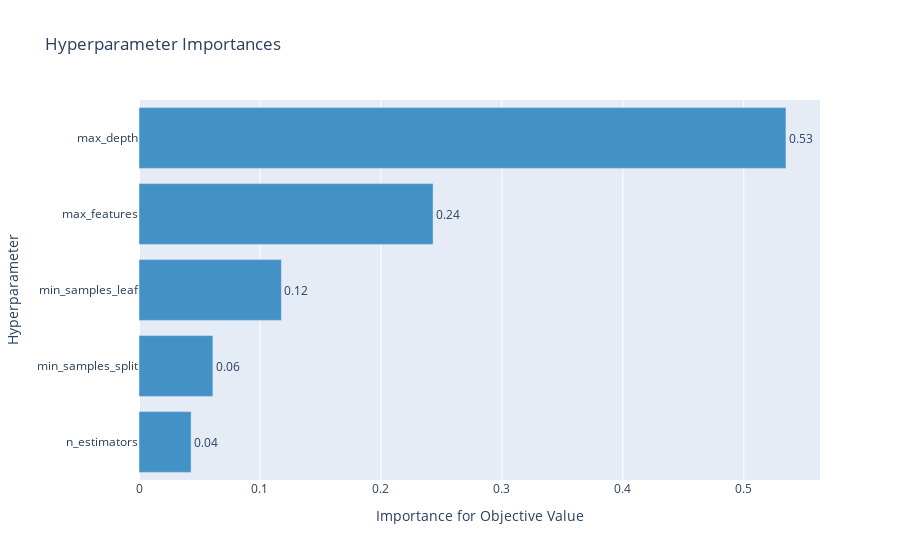
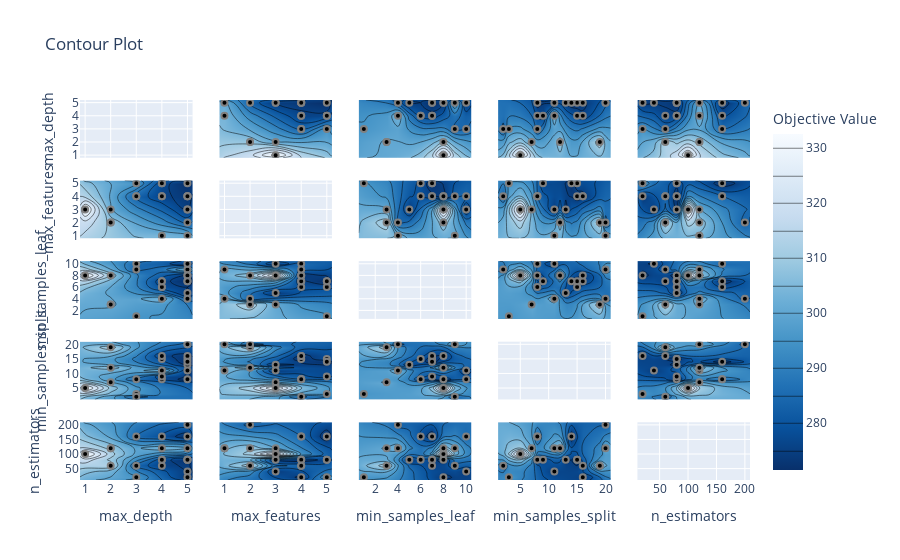

The notebook cell these images were saved under, in order:
### Code cell
def opt_hyperParameters_TFReg(X_train, y_train, X_test, y_test):

    def objective(trial):

        RF_reg_params = dict(
            n_estimators=trial.suggest_int("n_estimators", 20, 200, step = 20),
            max_depth=trial.suggest_int("max_depth", 1, 20),
            min_samples_split = trial.suggest_int("min_samples_split", 2, 20),
            min_samples_leaf = trial.suggest_int("min_samples_leaf", 1, 10),
            max_features = trial.suggest_int("max_features", 1, 5),
            random_state = 0
        )

        RF_reg = RandomForestRegressor(**RF_reg_params).fit(X_train, y_train)
        #y_pred= rfr.predict(X_dev)
        #mae = mean_absolute_error(y_dev, y_pred)
        mae = score_dataset(X_train, y_train, RF_reg)
        return mae

    study = optuna.create_study(direction="minimize")
    study.optimize(objective, n_trials=20)
    RFR_best_params = study.best_params
    

    fig = plt.figure()
    plot_param_importances(study).show()
    plot_contour(study).show()
    print (f'The best hyperparameters for RF Regressor {RFR_best_params}')

    y_train_predict = RandomForestRegressor(**RFR_best_params).fit(X_train, y_train).predict(X_train)
    y_test_predict = RandomForestRegressor(**RFR_best_params).fit(X_train, y_train).predict(X_test)
    print (f'RMS of the BEST XGBoost Regressor\n: Training data {(mean_absolute_error(y_train, y_train_predict))}\n Test data {(mean_absolute_error(y_test, y_test_predict))}')

    return RFR_best_params


RFR_best_params = opt_hyperParameters_TFReg(X_train, y_train,  X_test, y_test)

### Figure 1 — Plotly figure (JSON) as saved in the notebook; plotly's stock layout.template omitted (floating-point values rounded to 4 significant figures)
{"data": [{"cliponaxis": false, "hovertemplate": ["n_estimators (IntDistribution): 0.043073668329371845<extra></extra>", "min_samples_split (IntDistribution): 0.06111022511526212<extra></extra>", "min_samples_leaf (IntDistribution): 0.11776512287389708<extra></extra>", "max_features (IntDistribution): 0.24314689140635135<extra></extra>", "max_depth (IntDistribution): 0.5349040922751176<extra></extra>"], "marker": {"color": "rgb(66,146,198)"}, "orientation": "h", "text": ["0.04", "0.06", "0.12", "0.24", "0.53"], "textposition": "outside", "type": "bar", "x": [0.04307, 0.06111, 0.1178, 0.2431, 0.5349], "y": ["n_estimators", "min_samples_split", "min_samples_leaf", "max_features", "max_depth"]}], "layout": {"showlegend": false, "title": {"text": "Hyperparameter Importances"}, "xaxis": {"title": {"text": "Importance for Objective Value"}}, "yaxis": {"title": {"text": "Hyperparameter"}}}}

### Figure 2 — Plotly figure (JSON) as saved in the notebook; plotly's stock layout.template omitted (floating-point values rounded to 4 significant figures; data arrays with more than 128 entries replaced by an {"elided": "..."} marker saying what was removed)
{"data": [{"type": "scatter", "xaxis": "x", "yaxis": "y"}, {"colorbar": {"title": {"text": "Objective Value"}}, "colorscale": [[0, "rgb(247,251,255)"], [0.125, "rgb(222,235,247)"], [0.25, "rgb(198,219,239)"], [0.375, "rgb(158,202,225)"], [0.5, "rgb(107,174,214)"], [0.625, "rgb(66,146,198)"], [0.75, "rgb(33,113,181)"], [0.875, "rgb(8,81,156)"], [1, "rgb(8,48,107)"]], "connectgaps": true, "contours": {"coloring": "heatmap"}, "hoverinfo": "none", "line": {"smoothing": 1.3}, "reversescale": true, "showscale": true, "type": "contour", "x": [0.8, 1, 2, 3, 4, 5, 5.2], "xaxis": "x6", "y": [0.8, 1, 2, 3, 4, 5, 5.2], "yaxis": "y6", "z": [[null, null, null, null, null, null, null], [null, null, null, null, 304.0, 301.4, null], [null, null, 308.5, null, null, 283.3, null], [null, 332.6, 300.5, null, null, 274.4, null], [null, null, null, 283.5, 276.0, 273.4, null], [null, null, null, 295.6, 276.7, 271.5, null], [null, null, null, null, null, null, null]]}, {"marker": {"color": "black", "line": {"color": "Grey", "width": 2}}, "mode": "markers", "showlegend": false, "type": "scatter", "x": [5, 2, 2, 4, 5, 5, 5, 1, 2, 5, 3, 4, 4, 5, 4, 3, 5, 4, 3, 5], "xaxis": "x6", "y": [1, 2, 3, 1, 3, 4, 3, 3, 2, 2, 5, 5, 4, 4, 4, 4, 4, 5, 4, 5], "yaxis": "y6"}, {"colorbar": {"title": {"text": "Objective Value"}}, "colorscale": [[0, "rgb(247,251,255)"], [0.125, "rgb(222,235,247)"], [0.25, "rgb(198,219,239)"], [0.375, "rgb(158,202,225)"], [0.5, "rgb(107,174,214)"], [0.625, "rgb(66,146,198)"], [0.75, "rgb(33,113,181)"], [0.875, "rgb(8,81,156)"], [1, "rgb(8,48,107)"]], "connectgaps": true, "contours": {"coloring": "heatmap"}, "hoverinfo": "none", "line": {"smoothing": 1.3}, "reversescale": true, "showscale": false, "type": "contour", "x": [0.8, 1, 2, 3, 4, 5, 5.2], "xaxis": "x11", "y": [0.55, 1, 3, 4, 5, 6, 7, 8, 9, 10, 10.45], "yaxis": "y11", "z": [[null, null, null, null, null, null, null], [null, null, null, 295.6, null, null, null], [null, null, 300.5, null, null, null, null], [null, null, null, null, 304.0, 283.3, null], [null, null, null, null, null, 273.8, null], [null, null, null, null, 278.9, null, null], [null, null, null, null, 276.7, 271.5, null], [null, 332.6, 308.5, null, null, 273.4, null], [null, null, null, 283.5, null, 301.4, null], [null, null, null, 285.1, null, 274.4, null], [null, null, null, null, null, null, null]]}, {"marker": {"color": "black", "line": {"color": "Grey", "width": 2}}, "mode": "markers", "showlegend": false, "type": "scatter", "x": [5, 2, 2, 4, 5, 5, 5, 1, 2, 5, 3, 4, 4, 5, 4, 3, 5, 4, 3, 5], "xaxis": "x11", "y": [9, 3, 3, 4, 5, 8, 10, 8, 8, 4, 1, 6, 6, 7, 7, 10, 8, 7, 9, 7], "yaxis": "y11"}, {"colorbar": {"title": {"text": "Objective Value"}}, "colorscale": [[0, "rgb(247,251,255)"], [0.125, "rgb(222,235,247)"], [0.25, "rgb(198,219,239)"], [0.375, "rgb(158,202,225)"], [0.5, "rgb(107,174,214)"], [0.625, "rgb(66,146,198)"], [0.75, "rgb(33,113,181)"], [0.875, "rgb(8,81,156)"], [1, "rgb(8,48,107)"]], "connectgaps": true, "contours": {"coloring": "heatmap"}, "hoverinfo": "none", "line": {"smoothing": 1.3}, "reversescale": true, "showscale": false, "type": "contour", "x": [0.8, 1, 2, 3, 4, 5, 5.2], "xaxis": "x16", "y": [1.1, 2, 3, 5, 7, 8, 9, 11, 12, 13, 14, 15, 16, 19, 20, 20.9], "yaxis": "y16", "z": [[null, null, null, null, null, null, null], [null, null, null, 283.5, null, null, null], [null, null, null, 295.6, null, null, null], [null, 332.6, null, null, null, null, null], [null, null, 300.5, null, null, null, null], [null, null, null, 285.1, 278.9, 272.6, null], [null, null, null, null, 276.7, null, null], [null, null, null, null, 304.0, 274.4, null], [null, null, 308.5, null, null, null, null], [null, null, null, null, null, 273.8, null], [null, null, null, null, null, 271.5, null], [null, null, null, null, 278.8, 271.8, null], [null, null, null, null, 276.0, 273.4, null], [null, null, 313.3, null, null, null, null], [null, null, null, null, null, 283.3, null], [null, null, null, null, null, null, null]]}, {"marker": {"color": "black", "line": {"color": "Grey", "width": 2}}, "mode": "markers", "showlegend": false, "type": "scatter", "x": [5, 2, 2, 4, 5, 5, 5, 1, 2, 5, 3, 4, 4, 5, 4, 3, 5, 4, 3, 5], "xaxis": "x16", "y": [20, 19, 7, 11, 13, 8, 11, 5, 12, 20, 3, 15, 8, 15, 16, 8, 16, 9, 2, 14], "yaxis": "y16"}, {"colorbar": {"title": {"text": "Objective Value"}}, "colorscale": [[0, "rgb(247,251,255)"], [0.125, "rgb(222,235,247)"], [0.25, "rgb(198,219,239)"], [0.375, "rgb(158,202,225)"], [0.5, "rgb(107,174,214)"], [0.625, "rgb(66,146,198)"], [0.75, "rgb(33,113,181)"], [0.875, "rgb(8,81,156)"], [1, "rgb(8,48,107)"]], "connectgaps": true, "contours": {"coloring": "heatmap"}, "hoverinfo": "none", "line": {"smoothing": 1.3}, "reversescale": true, "showscale": false, "type": "contour", "x": [0.8, 1, 2, 3, 4, 5, 5.2], "xaxis": "x21", "y": [11, 20, 40, 60, 80, 100, 120, 160, 200, 209], "yaxis": "y21", "z": [[null, null, null, null, null, null, null], [null, null, null, 295.6, null, 273.4, null], [null, null, null, null, null, 274.4, null], [null, null, 313.3, 283.5, 276.0, null, null], [null, null, null, null, 276.7, 271.8, null], [null, 332.6, null, null, null, null, null], [null, null, 308.5, null, 304.0, 301.4, null], [null, null, null, 285.1, 278.9, 271.5, null], [null, null, null, null, null, 283.3, null], [null, null, null, null, null, null, null]]}, {"marker": {"color": "black", "line": {"color": "Grey", "width": 2}}, "mode": "markers", "showlegend": false, "type": "scatter", "x": [5, 2, 2, 4, 5, 5, 5, 1, 2, 5, 3, 4, 4, 5, 4, 3, 5, 4, 3, 5], "xaxis": "x21", "y": [120, 60, 120, 120, 80, 80, 40, 100, 120, 200, 20, 80, 160, 80, 60, 160, 20, 80, 60, 160], "yaxis": "y21"}, {"colorbar": {"title": {"text": "Objective Value"}}, "colorscale": [[0, "rgb(247,251,255)"], [0.125, "rgb(222,235,247)"], [0.25, "rgb(198,219,239)"], [0.375, "rgb(158,202,225)"], [0.5, "rgb(107,174,214)"], [0.625, "rgb(66,146,198)"], [0.75, "rgb(33,113,181)"], [0.875, "rgb(8,81,156)"], [1, "rgb(8,48,107)"]], "connectgaps": true, "contours": {"coloring": "heatmap"}, "hoverinfo": "none", "line": {"smoothing": 1.3}, "reversescale": true, "showscale": false, "type": "contour", "x": [0.8, 1, 2, 3, 4, 5, 5.2], "xaxis": "x2", "y": [0.8, 1, 2, 3, 4, 5, 5.2], "yaxis": "y2", "z": [[null, null, null, null, null, null, null], [null, null, null, 332.6, null, null, null], [null, null, 308.5, 300.5, null, null, null], [null, null, null, null, 283.5, 295.6, null], [null, 304.0, null, null, 276.0, 276.7, null], [null, 301.4, 283.3, 274.4, 273.4, 271.5, null], [null, null, null, null, null, null, null]]}, {"marker": {"color": "black", "line": {"color": "Grey", "width": 2}}, "mode": "markers", "showlegend": false, "type": "scatter", "x": [1, 2, 3, 1, 3, 4, 3, 3, 2, 2, 5, 5, 4, 4, 4, 4, 4, 5, 4, 5], "xaxis": "x2", "y": [5, 2, 2, 4, 5, 5, 5, 1, 2, 5, 3, 4, 4, 5, 4, 3, 5, 4, 3, 5], "yaxis": "y2"}, {"type": "scatter", "xaxis": "x7", "yaxis": "y7"}, {"colorbar": {"title": {"text": "Objective Value"}}, "colorscale": [[0, "rgb(247,251,255)"], [0.125, "rgb(222,235,247)"], [0.25, "rgb(198,219,239)"], [0.375, "rgb(158,202,225)"], [0.5, "rgb(107,174,214)"], [0.625, "rgb(66,146,198)"], [0.75, "rgb(33,113,181)"], [0.875, "rgb(8,81,156)"], [1, "rgb(8,48,107)"]], "connectgaps": true, "contours": {"coloring": "heatmap"}, "hoverinfo": "none", "line": {"smoothing": 1.3}, "reversescale": true, "showscale": false, "type": "contour", "x": [0.8, 1, 2, 3, 4, 5, 5.2], "xaxis": "x12", "y": [0.55, 1, 3, 4, 5, 6, 7, 8, 9, 10, 10.45], "yaxis": "y12", "z": [[null, null, null, null, null, null, null], [null, null, null, null, null, 295.6, null], [null, null, 313.3, 300.5, null, null, null], [null, 304.0, 283.3, null, null, null, null], [null, null, null, 273.8, null, null, null], [null, null, null, null, 278.9, 278.8, null], [null, null, null, null, 276.0, 271.5, null], [null, null, 308.5, 332.6, 273.4, null, null], [null, 301.4, null, null, 283.5, null, null], [null, null, null, 274.4, 285.1, null, null], [null, null, null, null, null, null, null]]}, {"marker": {"color": "black", "line": {"color": "Grey", "width": 2}}, "mode": "markers", "showlegend": false, "type": "scatter", "x": [1, 2, 3, 1, 3, 4, 3, 3, 2, 2, 5, 5, 4, 4, 4, 4, 4, 5, 4, 5], "xaxis": "x12", "y": [9, 3, 3, 4, 5, 8, 10, 8, 8, 4, 1, 6, 6, 7, 7, 10, 8, 7, 9, 7], "yaxis": "y12"}, {"colorbar": {"title": {"text": "Objective Value"}}, "colorscale": [[0, "rgb(247,251,255)"], [0.125, "rgb(222,235,247)"], [0.25, "rgb(198,219,239)"], [0.375, "rgb(158,202,225)"], [0.5, "rgb(107,174,214)"], [0.625, "rgb(66,146,198)"], [0.75, "rgb(33,113,181)"], [0.875, "rgb(8,81,156)"], [1, "rgb(8,48,107)"]], "connectgaps": true, "contours": {"coloring": "heatmap"}, "hoverinfo": "none", "line": {"smoothing": 1.3}, "reversescale": true, "showscale": false, "type": "contour", "x": [0.8, 1, 2, 3, 4, 5, 5.2], "xaxis": "x17", "y": [1.1, 2, 3, 5, 7, 8, 9, 11, 12, 13, 14, 15, 16, 19, 20, 20.9], "yaxis": "y17", "z": [[null, null, null, null, null, null, null], [null, null, null, null, 283.5, null, null], [null, null, null, null, null, 295.6, null], [null, null, null, 332.6, null, null, null], [null, null, null, 300.5, null, null, null], [null, null, null, null, 285.1, null, null], [null, null, null, null, null, 276.7, null], [null, 304.0, null, 274.4, null, null, null], [null, null, 308.5, null, null, null, null], [null, null, null, 273.8, null, null, null], [null, null, null, null, null, 271.5, null], [null, null, null, null, 271.8, 278.8, null], [null, null, null, null, 273.4, null, null], [null, null, 313.3, null, null, null, null], [null, 301.4, 283.3, null, null, null, null], [null, null, null, null, null, null, null]]}, {"marker": {"color": "black", "line": {"color": "Grey", "width": 2}}, "mode": "markers", "showlegend": false, "type": "scatter", "x": [1, 2, 3, 1, 3, 4, 3, 3, 2, 2, 5, 5, 4, 4, 4, 4, 4, 5, 4, 5], "xaxis": "x17", "y": [20, 19, 7, 11, 13, 8, 11, 5, 12, 20, 3, 15, 8, 15, 16, 8, 16, 9, 2, 14], "yaxis": "y17"}, {"colorbar": {"title": {"text": "Objective Value"}}, "colorscale": [[0, "rgb(247,251,255)"], [0.125, "rgb(222,235,247)"], [0.25, "rgb(198,219,239)"], [0.375, "rgb(158,202,225)"], [0.5, "rgb(107,174,214)"], [0.625, "rgb(66,146,198)"], [0.75, "rgb(33,113,181)"], [0.875, "rgb(8,81,156)"], [1, "rgb(8,48,107)"]], "connectgaps": true, "contours": {"coloring": "heatmap"}, "hoverinfo": "none", "line": {"smoothing": 1.3}, "reversescale": true, "showscale": false, "type": "contour", "x": [0.8, 1, 2, 3, 4, 5, 5.2], "xaxis": "x22", "y": [11, 20, 40, 60, 80, 100, 120, 160, 200, 209], "yaxis": "y22", "z": [[null, null, null, null, null, null, null], [null, null, null, null, 273.4, 295.6, null], [null, null, null, 274.4, null, null, null], [null, null, 313.3, null, 283.5, null, null], [null, null, null, 273.8, 271.8, 276.7, null], [null, null, null, 332.6, null, null, null], [null, 304.0, 308.5, 300.5, null, null, null], [null, null, null, null, 285.1, 271.5, null], [null, null, 283.3, null, null, null, null], [null, null, null, null, null, null, null]]}, {"marker": {"color": "black", "line": {"color": "Grey", "width": 2}}, "mode": "markers", "showlegend": false, "type": "scatter", "x": [1, 2, 3, 1, 3, 4, 3, 3, 2, 2, 5, 5, 4, 4, 4, 4, 4, 5, 4, 5], "xaxis": "x22", "y": [120, 60, 120, 120, 80, 80, 40, 100, 120, 200, 20, 80, 160, 80, 60, 160, 20, 80, 60, 160], "yaxis": "y22"}, {"colorbar": {"title": {"text": "Objective Value"}}, "colorscale": [[0, "rgb(247,251,255)"], [0.125, "rgb(222,235,247)"], [0.25, "rgb(198,219,239)"], [0.375, "rgb(158,202,225)"], [0.5, "rgb(107,174,214)"], [0.625, "rgb(66,146,198)"], [0.75, "rgb(33,113,181)"], [0.875, "rgb(8,81,156)"], [1, "rgb(8,48,107)"]], "connectgaps": true, "contours": {"coloring": "heatmap"}, "hoverinfo": "none", "line": {"smoothing": 1.3}, "reversescale": true, "showscale": false, "type": "contour", "x": [0.55, 1, 3, 4, 5, 6, 7, 8, 9, 10, 10.45], "xaxis": "x3", "y": [0.8, 1, 2, 3, 4, 5, 5.2], "yaxis": "y3", "z": [[null, null, null, null, null, null, null, null, null, null, null], [null, null, null, null, null, null, null, 332.6, null, null, null], [null, null, 300.5, null, null, null, null, 308.5, null, null, null], [null, 295.6, null, null, null, null, null, null, 283.5, 285.1, null], [null, null, null, 304.0, null, 278.9, 276.7, null, null, null, null], [null, null, null, 283.3, 273.8, null, 271.5, 273.4, 301.4, 274.4, null], [null, null, null, null, null, null, null, null, null, null, null]]}, {"marker": {"color": "black", "line": {"color": "Grey", "width": 2}}, "mode": "markers", "showlegend": false, "type": "scatter", "x": [9, 3, 3, 4, 5, 8, 10, 8, 8, 4, 1, 6, 6, 7, 7, 10, 8, 7, 9, 7], "xaxis": "x3", "y": [5, 2, 2, 4, 5, 5, 5, 1, 2, 5, 3, 4, 4, 5, 4, 3, 5, 4, 3, 5], "yaxis": "y3"}, {"colorbar": {"title": {"text": "Objective Value"}}, "colorscale": [[0, "rgb(247,251,255)"], [0.125, "rgb(222,235,247)"], [0.25, "rgb(198,219,239)"], [0.375, "rgb(158,202,225)"], [0.5, "rgb(107,174,214)"], [0.625, "rgb(66,146,198)"], [0.75, "rgb(33,113,181)"], [0.875, "rgb(8,81,156)"], [1, "rgb(8,48,107)"]], "connectgaps": true, "contours": {"coloring": "heatmap"}, "hoverinfo": "none", "line": {"smoothing": 1.3}, "reversescale": true, "showscale": false, "type": "contour", "x": [0.55, 1, 3, 4, 5, 6, 7, 8, 9, 10, 10.45], "xaxis": "x8", "y": [0.8, 1, 2, 3, 4, 5, 5.2], "yaxis": "y8", "z": [[null, null, null, null, null, null, null, null, null, null, null], [null, null, null, 304.0, null, null, null, null, 301.4, null, null], [null, null, 313.3, 283.3, null, null, null, 308.5, null, null, null], [null, null, 300.5, null, 273.8, null, null, 332.6, null, 274.4, null], [null, null, null, null, null, 278.9, 276.0, 273.4, 283.5, 285.1, null], [null, 295.6, null, null, null, 278.8, 271.5, null, null, null, null], [null, null, null, null, null, null, null, null, null, null, null]]}, {"marker": {"color": "black", "line": {"color": "Grey", "width": 2}}, "mode": "markers", "showlegend": false, "type": "scatter", "x": [9, 3, 3, 4, 5, 8, 10, 8, 8, 4, 1, 6, 6, 7, 7, 10, 8, 7, 9, 7], "xaxis": "x8", "y": [1, 2, 3, 1, 3, 4, 3, 3, 2, 2, 5, 5, 4, 4, 4, 4, 4, 5, 4, 5], "yaxis": "y8"}, {"type": "scatter", "xaxis": "x13", "yaxis": "y13"}, {"colorbar": {"title": {"text": "Objective Value"}}, "colorscale": [[0, "rgb(247,251,255)"], [0.125, "rgb(222,235,247)"], [0.25, "rgb(198,219,239)"], [0.375, "rgb(158,202,225)"], [0.5, "rgb(107,174,214)"], [0.625, "rgb(66,146,198)"], [0.75, "rgb(33,113,181)"], [0.875, "rgb(8,81,156)"], [1, "rgb(8,48,107)"]], "connectgaps": true, "contours": {"coloring": "heatmap"}, "hoverinfo": "none", "line": {"smoothing": 1.3}, "reversescale": true, "showscale": false, "type": "contour", "x": [0.55, 1, 3, 4, 5, 6, 7, 8, 9, 10, 10.45], "xaxis": "x18", "y": [1.1, 2, 3, 5, 7, 8, 9, 11, 12, 13, 14, 15, 16, 19, 20, 20.9], "yaxis": "y18", "z": {"elided": "16x11 float values"}}, {"marker": {"color": "black", "line": {"color": "Grey", "width": 2}}, "mode": "markers", "showlegend": false, "type": "scatter", "x": [9, 3, 3, 4, 5, 8, 10, 8, 8, 4, 1, 6, 6, 7, 7, 10, 8, 7, 9, 7], "xaxis": "x18", "y": [20, 19, 7, 11, 13, 8, 11, 5, 12, 20, 3, 15, 8, 15, 16, 8, 16, 9, 2, 14], "yaxis": "y18"}, {"colorbar": {"title": {"text": "Objective Value"}}, "colorscale": [[0, "rgb(247,251,255)"], [0.125, "rgb(222,235,247)"], [0.25, "rgb(198,219,239)"], [0.375, "rgb(158,202,225)"], [0.5, "rgb(107,174,214)"], [0.625, "rgb(66,146,198)"], [0.75, "rgb(33,113,181)"], [0.875, "rgb(8,81,156)"], [1, "rgb(8,48,107)"]], "connectgaps": true, "contours": {"coloring": "heatmap"}, "hoverinfo": "none", "line": {"smoothing": 1.3}, "reversescale": true, "showscale": false, "type": "contour", "x": [0.55, 1, 3, 4, 5, 6, 7, 8, 9, 10, 10.45], "xaxis": "x23", "y": [11, 20, 40, 60, 80, 100, 120, 160, 200, 209], "yaxis": "y23", "z": [[null, null, null, null, null, null, null, null, null, null, null], [null, 295.6, null, null, null, null, null, 273.4, null, null, null], [null, null, null, null, null, null, null, null, null, 274.4, null], [null, null, 313.3, null, null, null, 276.0, null, 283.5, null, null], [null, null, null, null, 273.8, 278.8, 276.7, 272.6, null, null, null], [null, null, null, null, null, null, null, 332.6, null, null, null], [null, null, 300.5, 304.0, null, null, null, 308.5, 301.4, null, null], [null, null, null, null, null, 278.9, 271.5, null, null, 285.1, null], [null, null, null, 283.3, null, null, null, null, null, null, null], [null, null, null, null, null, null, null, null, null, null, null]]}, {"marker": {"color": "black", "line": {"color": "Grey", "width": 2}}, "mode": "markers", "showlegend": false, "type": "scatter", "x": [9, 3, 3, 4, 5, 8, 10, 8, 8, 4, 1, 6, 6, 7, 7, 10, 8, 7, 9, 7], "xaxis": "x23", "y": [120, 60, 120, 120, 80, 80, 40, 100, 120, 200, 20, 80, 160, 80, 60, 160, 20, 80, 60, 160], "yaxis": "y23"}, {"colorbar": {"title": {"text": "Objective Value"}}, "colorscale": [[0, "rgb(247,251,255)"], [0.125, "rgb(222,235,247)"], [0.25, "rgb(198,219,239)"], [0.375, "rgb(158,202,225)"], [0.5, "rgb(107,174,214)"], [0.625, "rgb(66,146,198)"], [0.75, "rgb(33,113,181)"], [0.875, "rgb(8,81,156)"], [1, "rgb(8,48,107)"]], "connectgaps": true, "contours": {"coloring": "heatmap"}, "hoverinfo": "none", "line": {"smoothing": 1.3}, "reversescale": true, "showscale": false, "type": "contour", "x": [1.1, 2, 3, 5, 7, 8, 9, 11, 12, 13, 14, 15, 16, 19, 20, 20.9], "xaxis": "x4", "y": [0.8, 1, 2, 3, 4, 5, 5.2], "yaxis": "y4", "z": [[null, null, null, null, null, null, null, null, null, null, null, null, null, null, null, null], [null, null, null, 332.6, null, null, null, null, null, null, null, null, null, null, null, null], [null, null, null, null, 300.5, null, null, null, 308.5, null, null, null, null, 313.3, null, null], [null, 283.5, 295.6, null, null, 285.1, null, null, null, null, null, null, null, null, null, null], [null, null, null, null, null, 278.9, 276.7, 304.0, null, null, null, 278.8, 276.0, null, null, null], [null, null, null, null, null, 272.6, null, 274.4, null, 273.8, 271.5, 271.8, 273.4, null, 283.3, null], [null, null, null, null, null, null, null, null, null, null, null, null, null, null, null, null]]}, {"marker": {"color": "black", "line": {"color": "Grey", "width": 2}}, "mode": "markers", "showlegend": false, "type": "scatter", "x": [20, 19, 7, 11, 13, 8, 11, 5, 12, 20, 3, 15, 8, 15, 16, 8, 16, 9, 2, 14], "xaxis": "x4", "y": [5, 2, 2, 4, 5, 5, 5, 1, 2, 5, 3, 4, 4, 5, 4, 3, 5, 4, 3, 5], "yaxis": "y4"}, {"colorbar": {"title": {"text": "Objective Value"}}, "colorscale": [[0, "rgb(247,251,255)"], [0.125, "rgb(222,235,247)"], [0.25, "rgb(198,219,239)"], [0.375, "rgb(158,202,225)"], [0.5, "rgb(107,174,214)"], [0.625, "rgb(66,146,198)"], [0.75, "rgb(33,113,181)"], [0.875, "rgb(8,81,156)"], [1, "rgb(8,48,107)"]], "connectgaps": true, "contours": {"coloring": "heatmap"}, "hoverinfo": "none", "line": {"smoothing": 1.3}, "reversescale": true, "showscale": false, "type": "contour", "x": [1.1, 2, 3, 5, 7, 8, 9, 11, 12, 13, 14, 15, 16, 19, 20, 20.9], "xaxis": "x9", "y": [0.8, 1, 2, 3, 4, 5, 5.2], "yaxis": "y9", "z": [[null, null, null, null, null, null, null, null, null, null, null, null, null, null, null, null], [null, null, null, null, null, null, null, 304.0, null, null, null, null, null, null, 301.4, null], [null, null, null, null, null, null, null, null, 308.5, null, null, null, null, 313.3, 283.3, null], [null, null, null, 332.6, 300.5, null, null, 274.4, null, 273.8, null, null, null, null, null, null], [null, 283.5, null, null, null, 285.1, null, null, null, null, null, 271.8, 273.4, null, null, null], [null, null, 295.6, null, null, null, 276.7, null, null, null, 271.5, 278.8, null, null, null, null], [null, null, null, null, null, null, null, null, null, null, null, null, null, null, null, null]]}, {"marker": {"color": "black", "line": {"color": "Grey", "width": 2}}, "mode": "markers", "showlegend": false, "type": "scatter", "x": [20, 19, 7, 11, 13, 8, 11, 5, 12, 20, 3, 15, 8, 15, 16, 8, 16, 9, 2, 14], "xaxis": "x9", "y": [1, 2, 3, 1, 3, 4, 3, 3, 2, 2, 5, 5, 4, 4, 4, 4, 4, 5, 4, 5], "yaxis": "y9"}, {"colorbar": {"title": {"text": "Objective Value"}}, "colorscale": [[0, "rgb(247,251,255)"], [0.125, "rgb(222,235,247)"], [0.25, "rgb(198,219,239)"], [0.375, "rgb(158,202,225)"], [0.5, "rgb(107,174,214)"], [0.625, "rgb(66,146,198)"], [0.75, "rgb(33,113,181)"], [0.875, "rgb(8,81,156)"], [1, "rgb(8,48,107)"]], "connectgaps": true, "contours": {"coloring": "heatmap"}, "hoverinfo": "none", "line": {"smoothing": 1.3}, "reversescale": true, "showscale": false, "type": "contour", "x": [1.1, 2, 3, 5, 7, 8, 9, 11, 12, 13, 14, 15, 16, 19, 20, 20.9], "xaxis": "x14", "y": [0.55, 1, 3, 4, 5, 6, 7, 8, 9, 10, 10.45], "yaxis": "y14", "z": {"elided": "11x16 float values"}}, {"marker": {"color": "black", "line": {"color": "Grey", "width": 2}}, "mode": "markers", "showlegend": false, "type": "scatter", "x": [20, 19, 7, 11, 13, 8, 11, 5, 12, 20, 3, 15, 8, 15, 16, 8, 16, 9, 2, 14], "xaxis": "x14", "y": [9, 3, 3, 4, 5, 8, 10, 8, 8, 4, 1, 6, 6, 7, 7, 10, 8, 7, 9, 7], "yaxis": "y14"}, {"type": "scatter", "xaxis": "x19", "yaxis": "y19"}, {"colorbar": {"title": {"text": "Objective Value"}}, "colorscale": [[0, "rgb(247,251,255)"], [0.125, "rgb(222,235,247)"], [0.25, "rgb(198,219,239)"], [0.375, "rgb(158,202,225)"], [0.5, "rgb(107,174,214)"], [0.625, "rgb(66,146,198)"], [0.75, "rgb(33,113,181)"], [0.875, "rgb(8,81,156)"], [1, "rgb(8,48,107)"]], "connectgaps": true, "contours": {"coloring": "heatmap"}, "hoverinfo": "none", "line": {"smoothing": 1.3}, "reversescale": true, "showscale": false, "type": "contour", "x": [1.1, 2, 3, 5, 7, 8, 9, 11, 12, 13, 14, 15, 16, 19, 20, 20.9], "xaxis": "x24", "y": [11, 20, 40, 60, 80, 100, 120, 160, 200, 209], "yaxis": "y24", "z": {"elided": "10x16 float values"}}, {"marker": {"color": "black", "line": {"color": "Grey", "width": 2}}, "mode": "markers", "showlegend": false, "type": "scatter", "x": [20, 19, 7, 11, 13, 8, 11, 5, 12, 20, 3, 15, 8, 15, 16, 8, 16, 9, 2, 14], "xaxis": "x24", "y": [120, 60, 120, 120, 80, 80, 40, 100, 120, 200, 20, 80, 160, 80, 60, 160, 20, 80, 60, 160], "yaxis": "y24"}, {"colorbar": {"title": {"text": "Objective Value"}}, "colorscale": [[0, "rgb(247,251,255)"], [0.125, "rgb(222,235,247)"], [0.25, "rgb(198,219,239)"], [0.375, "rgb(158,202,225)"], [0.5, "rgb(107,174,214)"], [0.625, "rgb(66,146,198)"], [0.75, "rgb(33,113,181)"], [0.875, "rgb(8,81,156)"], [1, "rgb(8,48,107)"]], "connectgaps": true, "contours": {"coloring": "heatmap"}, "hoverinfo": "none", "line": {"smoothing": 1.3}, "reversescale": true, "showscale": false, "type": "contour", "x": [11, 20, 40, 60, 80, 100, 120, 160, 200, 209], "xaxis": "x5", "y": [0.8, 1, 2, 3, 4, 5, 5.2], "yaxis": "y5", "z": [[null, null, null, null, null, null, null, null, null, null], [null, null, null, null, null, 332.6, null, null, null, null], [null, null, null, 313.3, null, null, 308.5, null, null, null], [null, 295.6, null, 283.5, null, null, null, 285.1, null, null], [null, null, null, 276.0, 276.7, null, 304.0, 278.9, null, null], [null, 273.4, 274.4, null, 271.8, null, 301.4, 271.5, 283.3, null], [null, null, null, null, null, null, null, null, null, null]]}, {"marker": {"color": "black", "line": {"color": "Grey", "width": 2}}, "mode": "markers", "showlegend": false, "type": "scatter", "x": [120, 60, 120, 120, 80, 80, 40, 100, 120, 200, 20, 80, 160, 80, 60, 160, 20, 80, 60, 160], "xaxis": "x5", "y": [5, 2, 2, 4, 5, 5, 5, 1, 2, 5, 3, 4, 4, 5, 4, 3, 5, 4, 3, 5], "yaxis": "y5"}, {"colorbar": {"title": {"text": "Objective Value"}}, "colorscale": [[0, "rgb(247,251,255)"], [0.125, "rgb(222,235,247)"], [0.25, "rgb(198,219,239)"], [0.375, "rgb(158,202,225)"], [0.5, "rgb(107,174,214)"], [0.625, "rgb(66,146,198)"], [0.75, "rgb(33,113,181)"], [0.875, "rgb(8,81,156)"], [1, "rgb(8,48,107)"]], "connectgaps": true, "contours": {"coloring": "heatmap"}, "hoverinfo": "none", "line": {"smoothing": 1.3}, "reversescale": true, "showscale": false, "type": "contour", "x": [11, 20, 40, 60, 80, 100, 120, 160, 200, 209], "xaxis": "x10", "y": [0.8, 1, 2, 3, 4, 5, 5.2], "yaxis": "y10", "z": [[null, null, null, null, null, null, null, null, null, null], [null, null, null, null, null, null, 304.0, null, null, null], [null, null, null, 313.3, null, null, 308.5, null, 283.3, null], [null, null, 274.4, null, 273.8, 332.6, 300.5, null, null, null], [null, 273.4, null, 283.5, 271.8, null, null, 285.1, null, null], [null, 295.6, null, null, 276.7, null, null, 271.5, null, null], [null, null, null, null, null, null, null, null, null, null]]}, {"marker": {"color": "black", "line": {"color": "Grey", "width": 2}}, "mode": "markers", "showlegend": false, "type": "scatter", "x": [120, 60, 120, 120, 80, 80, 40, 100, 120, 200, 20, 80, 160, 80, 60, 160, 20, 80, 60, 160], "xaxis": "x10", "y": [1, 2, 3, 1, 3, 4, 3, 3, 2, 2, 5, 5, 4, 4, 4, 4, 4, 5, 4, 5], "yaxis": "y10"}, {"colorbar": {"title": {"text": "Objective Value"}}, "colorscale": [[0, "rgb(247,251,255)"], [0.125, "rgb(222,235,247)"], [0.25, "rgb(198,219,239)"], [0.375, "rgb(158,202,225)"], [0.5, "rgb(107,174,214)"], [0.625, "rgb(66,146,198)"], [0.75, "rgb(33,113,181)"], [0.875, "rgb(8,81,156)"], [1, "rgb(8,48,107)"]], "connectgaps": true, "contours": {"coloring": "heatmap"}, "hoverinfo": "none", "line": {"smoothing": 1.3}, "reversescale": true, "showscale": false, "type": "contour", "x": [11, 20, 40, 60, 80, 100, 120, 160, 200, 209], "xaxis": "x15", "y": [0.55, 1, 3, 4, 5, 6, 7, 8, 9, 10, 10.45], "yaxis": "y15", "z": [[null, null, null, null, null, null, null, null, null, null], [null, 295.6, null, null, null, null, null, null, null, null], [null, null, null, 313.3, null, null, 300.5, null, null, null], [null, null, null, null, null, null, 304.0, null, 283.3, null], [null, null, null, null, 273.8, null, null, null, null, null], [null, null, null, null, 278.8, null, null, 278.9, null, null], [null, null, null, 276.0, 276.7, null, null, 271.5, null, null], [null, 273.4, null, null, 272.6, 332.6, 308.5, null, null, null], [null, null, null, 283.5, null, null, 301.4, null, null, null], [null, null, 274.4, null, null, null, null, 285.1, null, null], [null, null, null, null, null, null, null, null, null, null]]}, {"marker": {"color": "black", "line": {"color": "Grey", "width": 2}}, "mode": "markers", "showlegend": false, "type": "scatter", "x": [120, 60, 120, 120, 80, 80, 40, 100, 120, 200, 20, 80, 160, 80, 60, 160, 20, 80, 60, 160], "xaxis": "x15", "y": [9, 3, 3, 4, 5, 8, 10, 8, 8, 4, 1, 6, 6, 7, 7, 10, 8, 7, 9, 7], "yaxis": "y15"}, {"colorbar": {"title": {"text": "Objective Value"}}, "colorscale": [[0, "rgb(247,251,255)"], [0.125, "rgb(222,235,247)"], [0.25, "rgb(198,219,239)"], [0.375, "rgb(158,202,225)"], [0.5, "rgb(107,174,214)"], [0.625, "rgb(66,146,198)"], [0.75, "rgb(33,113,181)"], [0.875, "rgb(8,81,156)"], [1, "rgb(8,48,107)"]], "connectgaps": true, "contours": {"coloring": "heatmap"}, "hoverinfo": "none", "line": {"smoothing": 1.3}, "reversescale": true, "showscale": false, "type": "contour", "x": [11, 20, 40, 60, 80, 100, 120, 160, 200, 209], "xaxis": "x20", "y": [1.1, 2, 3, 5, 7, 8, 9, 11, 12, 13, 14, 15, 16, 19, 20, 20.9], "yaxis": "y20", "z": {"elided": "16x10 float values"}}, {"marker": {"color": "black", "line": {"color": "Grey", "width": 2}}, "mode": "markers", "showlegend": false, "type": "scatter", "x": [120, 60, 120, 120, 80, 80, 40, 100, 120, 200, 20, 80, 160, 80, 60, 160, 20, 80, 60, 160], "xaxis": "x20", "y": [20, 19, 7, 11, 13, 8, 11, 5, 12, 20, 3, 15, 8, 15, 16, 8, 16, 9, 2, 14], "yaxis": "y20"}, {"type": "scatter", "xaxis": "x25", "yaxis": "y25"}], "layout": {"title": {"text": "Contour Plot"}, "xaxis": {"anchor": "y", "domain": [0, 0.168], "matches": "x21", "range": [0.8, 5.2], "showticklabels": false}, "xaxis10": {"anchor": "y10", "domain": [0.832, 1], "matches": "x25", "range": [11, 209], "showticklabels": false}, "xaxis11": {"anchor": "y11", "domain": [0, 0.168], "matches": "x21", "range": [0.8, 5.2], "showticklabels": false}, "xaxis12": {"anchor": "y12", "domain": [0.208, 0.376], "matches": "x22", "range": [0.8, 5.2], "showticklabels": false}, "xaxis13": {"anchor": "y13", "domain": [0.416, 0.584], "matches": "x23", "range": [0.55, 10.45], "showticklabels": false}, "xaxis14": {"anchor": "y14", "domain": [0.624, 0.792], "matches": "x24", "range": [1.1, 20.9], "showticklabels": false}, "xaxis15": {"anchor": "y15", "domain": [0.832, 1], "matches": "x25", "range": [11, 209], "showticklabels": false}, "xaxis16": {"anchor": "y16", "domain": [0, 0.168], "matches": "x21", "range": [0.8, 5.2], "showticklabels": false}, "xaxis17": {"anchor": "y17", "domain": [0.208, 0.376], "matches": "x22", "range": [0.8, 5.2], "showticklabels": false}, "xaxis18": {"anchor": "y18", "domain": [0.416, 0.584], "matches": "x23", "range": [0.55, 10.45], "showticklabels": false}, "xaxis19": {"anchor": "y19", "domain": [0.624, 0.792], "matches": "x24", "range": [1.1, 20.9], "showticklabels": false}, "xaxis2": {"anchor": "y2", "domain": [0.208, 0.376], "matches": "x22", "range": [0.8, 5.2], "showticklabels": false}, "xaxis20": {"anchor": "y20", "domain": [0.832, 1], "matches": "x25", "range": [11, 209], "showticklabels": false}, "xaxis21": {"anchor": "y21", "domain": [0, 0.168], "range": [0.8, 5.2], "title": {"text": "max_depth"}}, "xaxis22": {"anchor": "y22", "domain": [0.208, 0.376], "range": [0.8, 5.2], "title": {"text": "max_features"}}, "xaxis23": {"anchor": "y23", "domain": [0.416, 0.584], "range": [0.55, 10.45], "title": {"text": "min_samples_leaf"}}, "xaxis24": {"anchor": "y24", "domain": [0.624, 0.792], "range": [1.1, 20.9], "title": {"text": "min_samples_split"}}, "xaxis25": {"anchor": "y25", "domain": [0.832, 1], "range": [11, 209], "title": {"text": "n_estimators"}}, "xaxis3": {"anchor": "y3", "domain": [0.416, 0.584], "matches": "x23", "range": [0.55, 10.45], "showticklabels": false}, "xaxis4": {"anchor": "y4", "domain": [0.624, 0.792], "matches": "x24", "range": [1.1, 20.9], "showticklabels": false}, "xaxis5": {"anchor": "y5", "domain": [0.832, 1], "matches": "x25", "range": [11, 209], "showticklabels": false}, "xaxis6": {"anchor": "y6", "domain": [0, 0.168], "matches": "x21", "range": [0.8, 5.2], "showticklabels": false}, "xaxis7": {"anchor": "y7", "domain": [0.208, 0.376], "matches": "x22", "range": [0.8, 5.2], "showticklabels": false}, "xaxis8": {"anchor": "y8", "domain": [0.416, 0.584], "matches": "x23", "range": [0.55, 10.45], "showticklabels": false}, "xaxis9": {"anchor": "y9", "domain": [0.624, 0.792], "matches": "x24", "range": [1.1, 20.9], "showticklabels": false}, "yaxis": {"anchor": "x", "domain": [0.848, 1], "range": [0.8, 5.2], "title": {"text": "max_depth"}}, "yaxis10": {"anchor": "x10", "domain": [0.636, 0.788], "matches": "y6", "range": [0.8, 5.2], "showticklabels": false}, "yaxis11": {"anchor": "x11", "domain": [0.424, 0.576], "range": [0.55, 10.45], "title": {"text": "min_samples_leaf"}}, "yaxis12": {"anchor": "x12", "domain": [0.424, 0.576], "matches": "y11", "range": [0.55, 10.45], "showticklabels": false}, "yaxis13": {"anchor": "x13", "domain": [0.424, 0.576], "matches": "y11", "range": [0.55, 10.45], "showticklabels": false}, "yaxis14": {"anchor": "x14", "domain": [0.424, 0.576], "matches": "y11", "range": [0.55, 10.45], "showticklabels": false}, "yaxis15": {"anchor": "x15", "domain": [0.424, 0.576], "matches": "y11", "range": [0.55, 10.45], "showticklabels": false}, "yaxis16": {"anchor": "x16", "domain": [0.212, 0.364], "range": [1.1, 20.9], "title": {"text": "min_samples_split"}}, "yaxis17": {"anchor": "x17", "domain": [0.212, 0.364], "matches": "y16", "range": [1.1, 20.9], "showticklabels": false}, "yaxis18": {"anchor": "x18", "domain": [0.212, 0.364], "matches": "y16", "range": [1.1, 20.9], "showticklabels": false}, "yaxis19": {"anchor": "x19", "domain": [0.212, 0.364], "matches": "y16", "range": [1.1, 20.9], "showticklabels": false}, "yaxis2": {"anchor": "x2", "domain": [0.848, 1], "matches": "y", "range": [0.8, 5.2], "showticklabels": false}, "yaxis20": {"anchor": "x20", "domain": [0.212, 0.364], "matches": "y16", "range": [1.1, 20.9], "showticklabels": false}, "yaxis21": {"anchor": "x21", "domain": [0, 0.152], "range": [11, 209], "title": {"text": "n_estimators"}}, "yaxis22": {"anchor": "x22", "domain": [0, 0.152], "matches": "y21", "range": [11, 209], "showticklabels": false}, "yaxis23": {"anchor": "x23", "domain": [0, 0.152], "matches": "y21", "range": [11, 209], "showticklabels": false}, "yaxis24": {"anchor": "x24", "domain": [0, 0.152], "matches": "y21", "range": [11, 209], "showticklabels": false}, "yaxis25": {"anchor": "x25", "domain": [0, 0.152], "matches": "y21", "range": [11, 209], "showticklabels": false}, "yaxis3": {"anchor": "x3", "domain": [0.848, 1], "matches": "y", "range": [0.8, 5.2], "showticklabels": false}, "yaxis4": {"anchor": "x4", "domain": [0.848, 1], "matches": "y", "range": [0.8, 5.2], "showticklabels": false}, "yaxis5": {"anchor": "x5", "domain": [0.848, 1], "matches": "y", "range": [0.8, 5.2], "showticklabels": false}, "yaxis6": {"anchor": "x6", "domain": [0.636, 0.788], "range": [0.8, 5.2], "title": {"text": "max_features"}}, "yaxis7": {"anchor": "x7", "domain": [0.636, 0.788], "matches": "y6", "range": [0.8, 5.2], "showticklabels": false}, "yaxis8": {"anchor": "x8", "domain": [0.636, 0.788], "matches": "y6", "range": [0.8, 5.2], "showticklabels": false}, "yaxis9": {"anchor": "x9", "domain": [0.636, 0.788], "matches": "y6", "range": [0.8, 5.2], "showticklabels": false}}}
